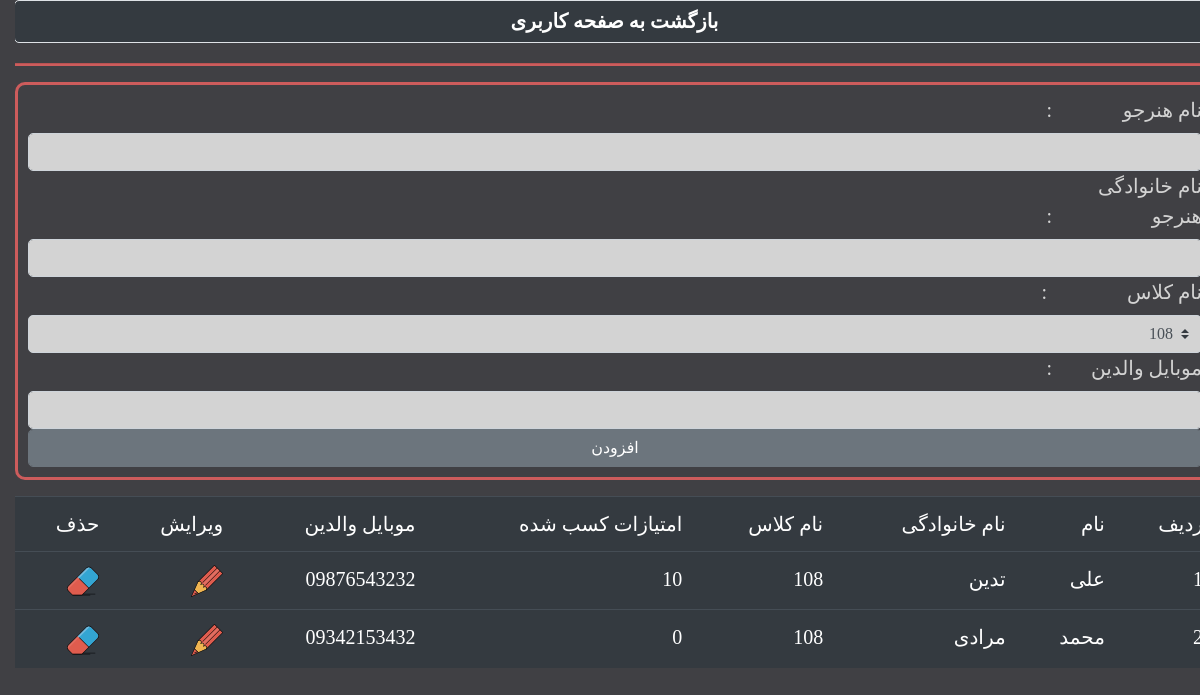
/pages/addstu.php, run on the app's committed database.
### tables this page shows
CREATE TABLE `tblstudent` (
  `student_id` int(11) NOT NULL,
  `sname` varchar(200) NOT NULL,
  `sfamily` varchar(200) NOT NULL,
  `class_id` int(11) NOT NULL,
  `state_id` int(11) NOT NULL,
  `mobile` varchar(11) NOT NULL
);

### pages/addstu.php (the view, shortened to what this page needs)
<!doctype html>
<html lang="en">
<head>
    <link href="../css/bootstrap.css" rel="stylesheet">
    <link href="../css/custom.css" rel="stylesheet">
</head>
<body dir="rtl">
<a href="userspanel.php" class="page-link bazgasht" >بازگشت به صفحه کاربری</a>
<hr>
<div class="row">
    <div class="container-fluid" >
        <form action="" method="post" id="frm" class="form-group">
            <label>نام هنرجو</label>:<input type="text" id="dokme" class="form-control" name="stu_name">
            <label>نام خانوادگی هنرجو</label>:<input type="text" id="dokme" class="form-control" name="stu_family">
            <label>نام کلاس</label>
            :<select name="classes" id="dokme" class="form-control custom-select">
                <?php
                include '../funcs/connection.php';
                $sql_s = "SELECT * FROM `tblclass`";
                $sql_spre = $db->prepare($sql_s);
                $sql_spre->execute();
                while ($row = $sql_spre->fetch(PDO::FETCH_ASSOC)) {
                    echo '<option class="class_id"  id="' . $row['class_id'] . '">
                 ' . $row['class_id'] . '
                 </option>';
                }
                ?>
            </select>
            <label>موبایل والدین</label>:<input type="number" name="stu_mobile" id="dokme" class="form-control">
            <input type="submit" value="افزودن" name="sub_stu" id="sub" class="btn btn-secondary form-control">
        </form>
    </div>
</div>
<table class="table table-dark" dir="rtl">
    <thead>
    <tr>
        <td>ردیف</td>
        <td>نام</td>
        <td>نام خانوادگی</td>
        <td>نام کلاس</td>
        <td>امتیازات کسب شده</td>
        <td>موبایل والدین</td>
        <td>ویرایش</td>
        <td>حذف</td>
    </tr>
    </thead>
    <?php
    include '../funcs/connection.php';
    $sql_select = "select * from tblstudent";
    $sql_select_pre = $db->prepare($sql_select);
    $sql_select_pre->execute();
    $i = 1;
    while ($row = $sql_select_pre->fetch(PDO::FETCH_ASSOC)) {
        echo ' <tr>
       <td>'.$i.'</td>
        <td>'.$row['sname'].'</td>
        <td>'.$row['sfamily'].'</td>
        <td>'.$row['class_id'].'</td>
        <td>'.$row['state_id'].'</td>
        <td>'.$row['mobile'].'</td>
        <td><a href="edit.php?id='.$row['student_id'].'"><img src="../img/icons/pencil.png"></a></td>
        <td><a href="del.php?id='.$row['student_id'].'"><img src="../img/icons/garbage.png"></a></td>
          </tr>';
        $i++;}
    ?>
</table>
</body>
</html>

### css/custom.css (style rules this page uses)
body { font-family: "Adobe Naskh Medium"; font-size: 20px; background-color: #404044; color:lightgray; }
#frm { padding: 10px; text-align: right; border-color: indianred; border-radius: 10px; border-style: solid; border-width: medium; }
#frm label { width: 150px; }
#dokme { border-radius: 5px; background-color: lightgray; }
#sub { border-radius: 5px; }
.bazgasht { color: white; text-align: center; margin-bottom: 20px; }
.page-link { background: -webkit-linear-gradient(left,#343A40, indianred,indianred, #343A40); }
hr { background-color: indianred; height: 2px }
table { text-align: right }

### data on the page
tblstudent: sname "علی", sfamily "تدین", class "108", state "10", mobile "09876543232"
tblstudent: sname "محمد", sfamily "مرادی", class "108", mobile "09342153432"

### other printed values
form field classes "108"
